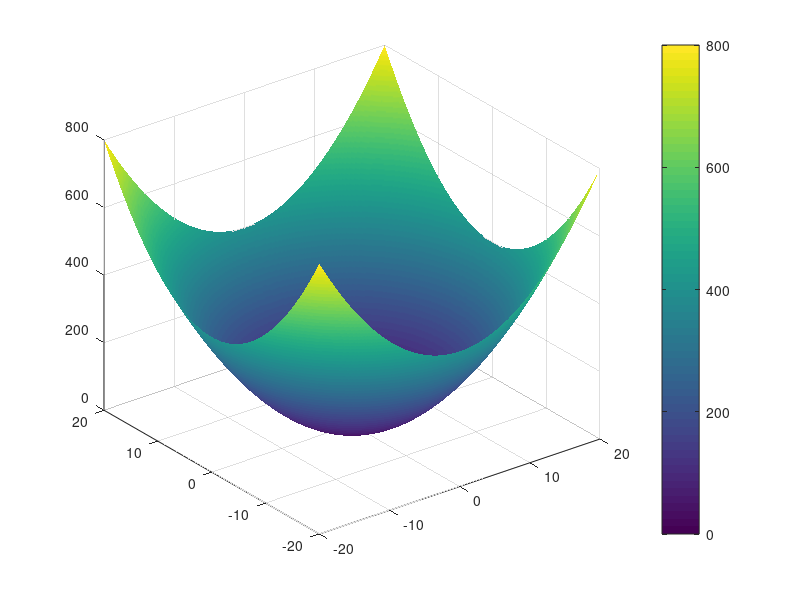
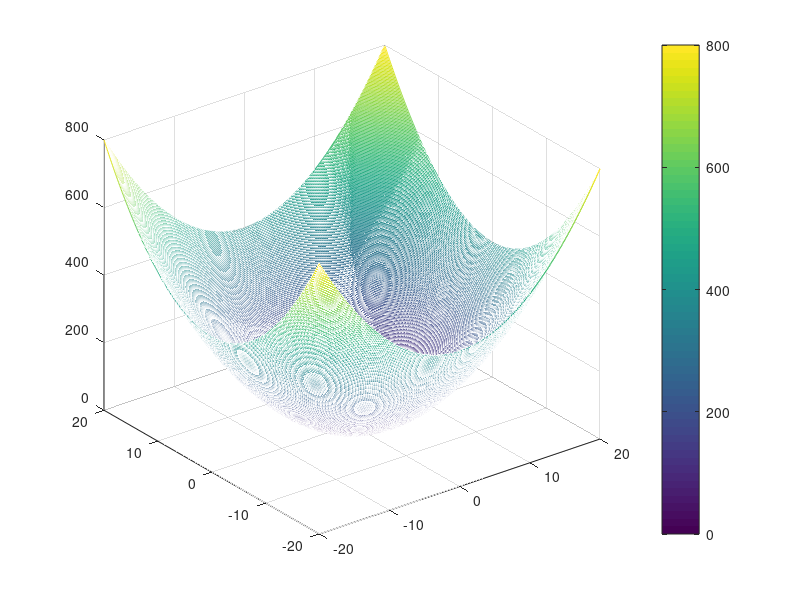
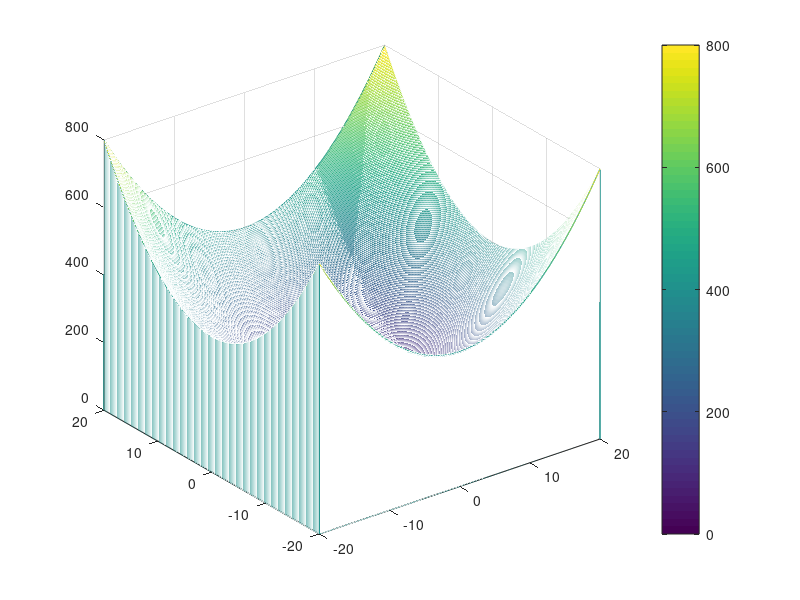

Source code (MATLAB) for these figures, in order:
x=[-20:0.1:20];
y=[-20:.1:20];

for ii=1:length(y)
    for jj=1:length(x)
        z(jj,ii)=x(ii)^2+y(jj)^2;
    end
end

% % Fazendo grafico
figure(1), surf(x,y,z),shading interp, colorbar
% % Outra forma de fazer figura
figure(2), mesh(x,y,z),shading interp, colorbar
% Dar um zoom para entender a diferenca entre elas.

% % Fazendo um solidos
figure(3),waterfall(x,y,z),shading interp, colorbar

close all; clear


    
    


